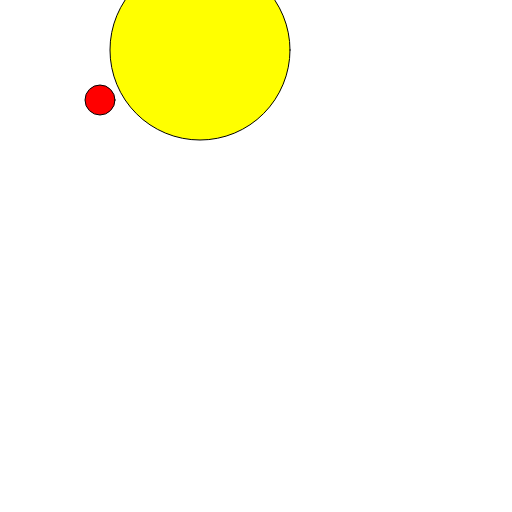
Frame 1 (no input)
Frame 60 (no input): identical to frame 1, image omitted
Frame 120 (the mouse pressed at the canvas centre since frame 60): identical to frame 1, image omitted

The p5.js sketch that drew this single still picture (run headless with seeded random() and noise() and a simulated clock; from frame 60 on, the mouse is pressed at the canvas centre):

// p5.js sketch
// ── sketch.js
let modulo1;
let modulo2;

function setup() {
  
    createCanvas(512, 512); 
    modulo1 = new Modulo(100,100,30, color(255,0,0));
    modulo2 = new Modulo(200,50,180, color(255,255,0));
}

function draw() {
  
    background(255);
    modulo1.dibuja();
    modulo2.dibuja();
}

class Modulo {

   //Constructor
   constructor(posX,posY,tam,col){
       this.posX = posX;
       this.posY = posY;
       this.tam = tam;
       this.col = col;
   }
  

    //Metodos. En este caso, solo tenemos 1 que dibuja
   dibuja(){
        fill(this.col);
        ellipse(this.posX, this.posY, this.tam, this.tam);
   }

}
